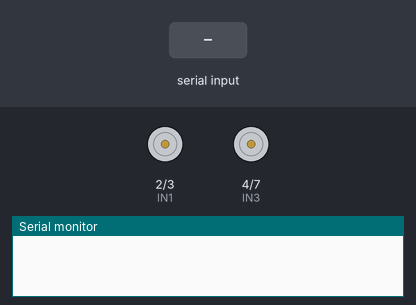
Bench run of a sketch on a simulated Arduino Uno, built with avr-gcc and run on an emulated ATmega328P. Parts: motor-driver pin pairs drawn as motors (green arrow = first pin HIGH = forward, orange = second pin HIGH = backward, longer = more drive, scaled by the enable pin), the last lines printed to the serial monitor. The test bench sets the inputs (shaded band).

Above: at 1.2 s.
1.3 s: "f" received over Serial
At 2.2 s:
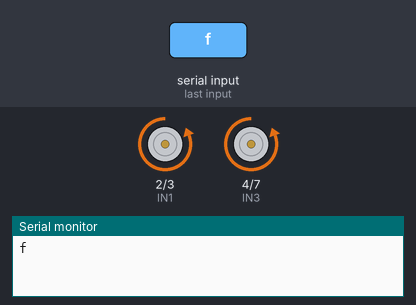
2.8 s: "b" received over Serial
At 3.4 s:
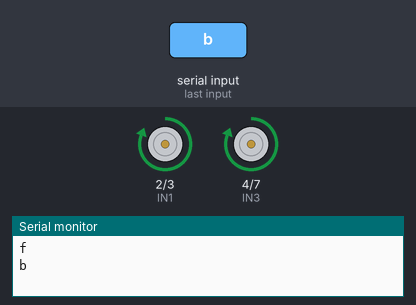
4.3 s: "l" received over Serial
At 5.5 s:
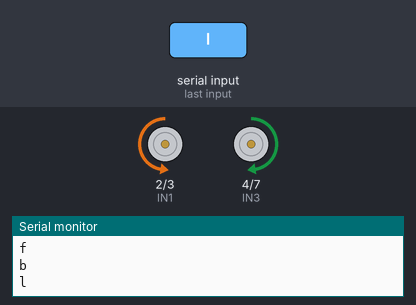
5.8 s: "r" received over Serial
At 6.9 s:
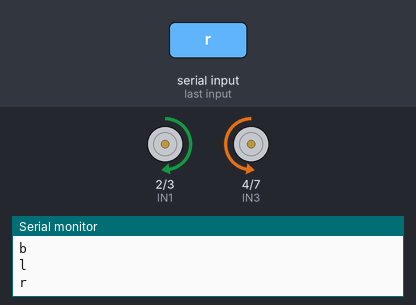
7.3 s: "f" received over Serial
At 8.0 s:
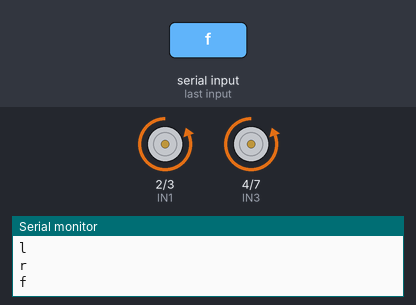
8.8 s: "b" received over Serial
At 9.1 s:
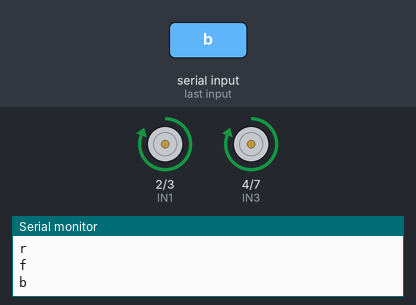
Timing chart, 0 to 11.3 s (numbered marks = the images above; inputs shaded):
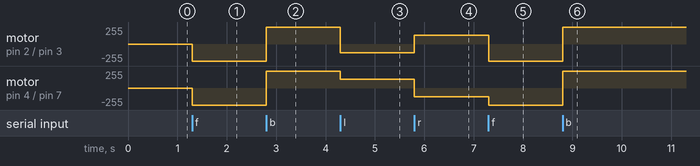

The sketch:

k.ino
```cpp
const int ENA = 5; // Port 5: Enable A
const int ENB = 6; // Port 6: Enable B
// IN1: 5v; IN2: GND -> Motor A Direction 1
// IN1: GND; IN2: 5v -> Motor A Direction 2
const int IN1 = 2;
const int IN2 = 3;
// IN3: 5v; IN4: GND -> Motor B Direction 1
// IN3: GND; IN4: 5V -> Motor B Direction 2
const int IN3 = 4;
const int IN4 = 7;
// PWM
const int PWM255 = 255;
const int PWM128 = 128;

char incomingByte;// assigning char for reading char sed from mobile application

void setup() //initalising the motor
{

  pinMode(ENA, OUTPUT);
  pinMode(ENB, OUTPUT);
  pinMode(IN1, OUTPUT);
  pinMode(IN2, OUTPUT);
  pinMode(IN3, OUTPUT);
  pinMode(IN4, OUTPUT);
  digitalWrite(ENA, LOW);
  digitalWrite(ENB, LOW);

  // Serial communication
  Serial.begin(9600);
}

void loop() //running something untile it stops
{
  if(Serial.available() > 0)
  {
    //Bluetooth Command
    incomingByte = Serial.read(); //checking what is the incoming byte
    Serial.println(incomingByte); // printing what it receive
    switch(incomingByte) // check the value it received and perform what it gets
    {
      case 'f':
       forward();
       break;
       case 'b':
       reverse();
       break;
       case 'l':
       left( PWM128);
       break;
       case 'r':
       right( PWM128);
       break;
       case 's':
       break;
    }
  }
}

void forward() //for moving forward
{
  analogWrite(ENA, PWM255);
  analogWrite(ENB, PWM255);
  digitalWrite(IN1, LOW);
  digitalWrite(IN2, HIGH);
  digitalWrite(IN3, LOW);
  digitalWrite(IN4, HIGH);
}


void reverse() //for moving backward
{
  analogWrite(ENA, PWM255);
  analogWrite(ENB, PWM255);
  digitalWrite(IN1, HIGH);
  digitalWrite(IN2, LOW);
  digitalWrite(IN3, HIGH);
  digitalWrite(IN4, LOW);
}

void left(int pwm) //for moving left
{
  analogWrite(ENA, pwm);
  analogWrite(ENB, pwm);
  digitalWrite(IN1, LOW);
  digitalWrite(IN2, HIGH);
  digitalWrite(IN3, HIGH);
  digitalWrite(IN4, LOW);
}

void right(int pwm) //for moving right
{
  analogWrite(ENA, pwm);
  analogWrite(ENB, pwm);
  digitalWrite(IN1, HIGH);
  digitalWrite(IN2, LOW);
  digitalWrite(IN3, LOW);
  digitalWrite(IN4, HIGH);
}

void Break() //for stopping purpose
{
  analogWrite(ENA, PWM255);
  analogWrite(ENB, PWM255);
  digitalWrite(IN1, LOW);
  digitalWrite(IN2, LOW);
  digitalWrite(IN3, LOW);
  digitalWrite(IN4, LOW);

}
```

Measured:
- after the input at 1.3 s, motor on pin 2 (IN1) / pin 3 (IN2), motor on pin 4 (IN3) / pin 7 (IN4): stopped → backward 255/255 at once
- after the input at 2.8 s, motor on pin 2 (IN1) / pin 3 (IN2), motor on pin 4 (IN3) / pin 7 (IN4): backward 255/255 → forward 255/255 at once
- after the input at 4.3 s, motor on pin 2 (IN1) / pin 3 (IN2): forward 255/255 → backward 128/255 at once; motor on pin 4 (IN3) / pin 7 (IN4): forward 255/255 → forward 128/255 at once
- after the input at 5.8 s, motor on pin 2 (IN1) / pin 3 (IN2): backward 128/255 → forward 128/255 at once; motor on pin 4 (IN3) / pin 7 (IN4): forward 128/255 → backward 128/255 at once
- after the input at 7.3 s, motor on pin 2 (IN1) / pin 3 (IN2): forward 128/255 → backward 255/255 at once; motor on pin 4 (IN3) / pin 7 (IN4): backward 128/255 → backward 255/255 at once
- after the input at 8.8 s, motor on pin 2 (IN1) / pin 3 (IN2), motor on pin 4 (IN3) / pin 7 (IN4): backward 255/255 → forward 255/255 at once
